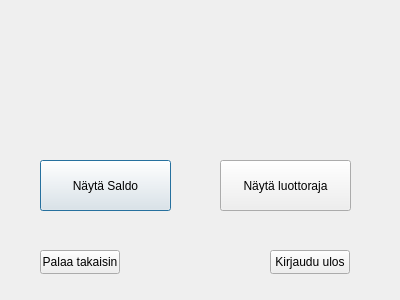
<?xml version="1.0" encoding="UTF-8"?>
<ui version="4.0">
 <class>Saldo</class>
 <widget class="QDialog" name="Saldo">
  <property name="geometry">
   <rect>
    <x>0</x>
    <y>0</y>
    <width>400</width>
    <height>300</height>
   </rect>
  </property>
  <property name="windowTitle">
   <string>Dialog</string>
  </property>
  <widget class="QLabel" name="labelSaldoData">
   <property name="geometry">
    <rect>
     <x>90</x>
     <y>30</y>
     <width>221</width>
     <height>101</height>
    </rect>
   </property>
   <property name="font">
    <font>
     <pointsize>12</pointsize>
    </font>
   </property>
   <property name="text">
    <string/>
   </property>
  </widget>
  <widget class="QPushButton" name="btnShowSaldo">
   <property name="geometry">
    <rect>
     <x>40</x>
     <y>160</y>
     <width>131</width>
     <height>51</height>
    </rect>
   </property>
   <property name="text">
    <string>Näytä Saldo</string>
   </property>
  </widget>
  <widget class="QPushButton" name="btnKirjauduUlos">
   <property name="geometry">
    <rect>
     <x>270</x>
     <y>250</y>
     <width>80</width>
     <height>24</height>
    </rect>
   </property>
   <property name="text">
    <string>Kirjaudu ulos</string>
   </property>
  </widget>
  <widget class="QPushButton" name="btntakaisin">
   <property name="geometry">
    <rect>
     <x>40</x>
     <y>250</y>
     <width>80</width>
     <height>24</height>
    </rect>
   </property>
   <property name="text">
    <string>Palaa takaisin</string>
   </property>
  </widget>
  <widget class="QPushButton" name="btnShowCredit">
   <property name="geometry">
    <rect>
     <x>220</x>
     <y>160</y>
     <width>131</width>
     <height>51</height>
    </rect>
   </property>
   <property name="text">
    <string>Näytä luottoraja</string>
   </property>
  </widget>
 </widget>
 <resources/>
 <connections/>
</ui>
